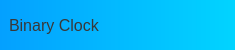
     <widget class="QFrame" name="title_bar">
      <property name="maximumSize">
       <size>
        <width>16777215</width>
        <height>50</height>
       </size>
      </property>
      <property name="styleSheet">
       <string notr="true">background-color: qlineargradient(spread:pad, x1:0, y1:0, x2:1, y2:0, stop:0 rgba(4, 160, 255, 255), stop:1 rgb(1, 212, 255));
border-color: none;</string>
      </property>
      <property name="frameShape">
       <enum>QFrame::NoFrame</enum>
      </property>
      <property name="frameShadow">
       <enum>QFrame::Raised</enum>
      </property>
      <layout class="QHBoxLayout" name="horizontalLayout_4">
       <property name="spacing">
        <number>0</number>
       </property>
       <property name="leftMargin">
        <number>0</number>
       </property>
       <property name="topMargin">
        <number>0</number>
       </property>
       <property name="rightMargin">
        <number>0</number>
       </property>
       <property name="bottomMargin">
        <number>0</number>
       </property>
       <item>
        <widget class="QFrame" name="title_container">
         <property name="styleSheet">
          <string notr="true">background:transparent</string>
         </property>
         <property name="frameShape">
          <enum>QFrame::NoFrame</enum>
         </property>
         <property name="frameShadow">
          <enum>QFrame::Raised</enum>
         </property>
         <layout class="QHBoxLayout" name="horizontalLayout_6">
          <item>
           <widget class="QLabel" name="label">
            <property name="font">
             <font>
              <family>Segoe UI</family>
              <pointsize>12</pointsize>
             </font>
            </property>
            <property name="styleSheet">
             <string notr="true">color: rgb(56, 56, 56);</string>
            </property>
            <property name="text">
             <string>Binary Clock</string>
            </property>
           </widget>
          </item>
         </layout>
        </widget>
       </item>
       <item>
        <widget class="QFrame" name="top_right_btns">
         <property name="maximumSize">
          <size>
           <width>200</width>
           <height>16777215</height>
          </size>
         </property>
         <property name="styleSheet">
          <string notr="true">background:transparent</string>
         </property>
         <property name="frameShape">
          <enum>QFrame::NoFrame</enum>
         </property>
         <property name="frameShadow">
          <enum>QFrame::Raised</enum>
         </property>
         <layout class="QHBoxLayout" name="horizontalLayout_5">
          <item>
           <widget class="QPushButton" name="restoreButton">
            <property name="sizePolicy">
             <sizepolicy hsizetype="Preferred" vsizetype="Preferred">
              <horstretch>0</horstretch>
              <verstretch>0</verstretch>
             </sizepolicy>
            </property>
            <property name="styleSheet">
             <string notr="true">QPushButton{
	background: none;
	border-radius: 5px;
}
QPushButton:hover{
	background-color:rgb(255, 105, 105);
	border-radius: 5px;
}</string>
            </property>
            <property name="text">
             <string/>
            </property>
            <property name="icon">
             <iconset resource="binary_clock_icons.qrc">
              <normaloff>:/icons/Binary_clock_assets/fullscreen.png</normaloff>:/icons/Binary_clock_assets/fullscreen.png</iconset>
            </property>
            <property name="iconSize">
             <size>
              <width>32</width>
              <height>32</height>
             </size>
            </property>
           </widget>
          </item>
          <item>
           <widget class="QPushButton" name="minimizeButton">
            <property name="sizePolicy">
             <sizepolicy hsizetype="Preferred" vsizetype="Preferred">
              <horstretch>0</horstretch>
              <verstretch>0</verstretch>
             </sizepolicy>
            </property>
            <property name="styleSheet">
             <string notr="true">QPushButton{
	background: none;
	border-radius: 5px;
}
QPushButton:hover{
	background-color:rgb(170, 255, 127);
	border-radius: 5px;
}</string>
            </property>
            <property name="text">
             <string/>
            </property>
            <property name="icon">
             <iconset resource="binary_clock_icons.qrc">
              <normaloff>:/icons/Binary_clock_assets/minimize.png</normaloff>:/icons/Binary_clock_assets/minimize.png</iconset>
            </property>
            <property name="iconSize">
             <size>
              <width>32</width>
              <height>32</height>
             </size>
            </property>
           </widget>
          </item>
          <item>
           <widget class="QPushButton" name="closeButton">
            <property name="sizePolicy">
             <sizepolicy hsizetype="Preferred" vsizetype="Preferred">
              <horstretch>0</horstretch>
              <verstretch>0</verstretch>
             </sizepolicy>
            </property>
            <property name="styleSheet">
             <string notr="true">QPushButton{
	background: none;
	border-radius: 5px;
}
QPushButton:hover{
	background-color: rgb(0, 92, 157);
	border-radius: 5px;
}</string>
            </property>
            <property name="text">
             <string/>
            </property>
            <property name="icon">
             <iconset resource="binary_clock_icons.qrc">
              <normaloff>:/icons/Binary_clock_assets/X.png</normaloff>:/icons/Binary_clock_assets/X.png</iconset>
            </property>
            <property name="iconSize">
             <size>
              <width>32</width>
              <height>32</height>
             </size>
            </property>
           </widget>
          </item>
         </layout>
        </widget>
       </item>
      </layout>
     </widget>
